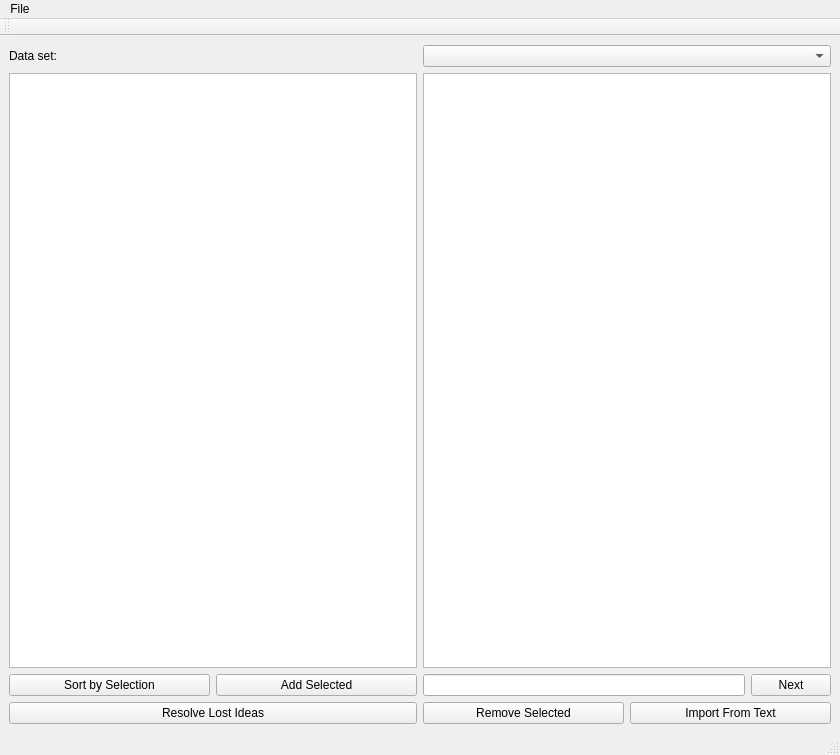
<?xml version="1.0" encoding="UTF-8"?>
<ui version="4.0">
 <class>MainWindow</class>
 <widget class="QMainWindow" name="MainWindow">
  <property name="geometry">
   <rect>
    <x>0</x>
    <y>0</y>
    <width>840</width>
    <height>755</height>
   </rect>
  </property>
  <property name="windowTitle">
   <string>MainWindow</string>
  </property>
  <widget class="QWidget" name="centralwidget">
   <layout class="QVBoxLayout" name="verticalLayout">
    <item>
     <layout class="QVBoxLayout" name="verticalLayout_3">
      <item>
       <layout class="QHBoxLayout" name="horizontalLayout_2" stretch="1,1">
        <property name="sizeConstraint">
         <enum>QLayout::SetDefaultConstraint</enum>
        </property>
        <item>
         <widget class="QLabel" name="label">
          <property name="text">
           <string>Data set:</string>
          </property>
         </widget>
        </item>
        <item>
         <widget class="QComboBox" name="combo_box_data_set"/>
        </item>
       </layout>
      </item>
      <item>
       <layout class="QHBoxLayout" name="horizontalLayout_3">
        <item>
         <layout class="QVBoxLayout" name="verticalLayout_4">
          <item>
           <widget class="QListView" name="list_ideas">
            <property name="selectionMode">
             <enum>QAbstractItemView::ExtendedSelection</enum>
            </property>
           </widget>
          </item>
          <item>
           <layout class="QHBoxLayout" name="horizontalLayout_5">
            <item>
             <widget class="QPushButton" name="button_sort_by_list">
              <property name="text">
               <string>Sort by Selection</string>
              </property>
             </widget>
            </item>
            <item>
             <widget class="QPushButton" name="button_move_down">
              <property name="text">
               <string>Add Selected</string>
              </property>
             </widget>
            </item>
           </layout>
          </item>
          <item>
           <layout class="QHBoxLayout" name="horizontalLayout_8">
            <item>
             <widget class="QPushButton" name="button_resolve_lost">
              <property name="text">
               <string>Resolve Lost Ideas</string>
              </property>
             </widget>
            </item>
           </layout>
          </item>
         </layout>
        </item>
        <item>
         <layout class="QVBoxLayout" name="verticalLayout_5">
          <item>
           <widget class="QTreeView" name="tree_main"/>
          </item>
          <item>
           <layout class="QHBoxLayout" name="horizontalLayout">
            <item>
             <widget class="QLineEdit" name="line_regex"/>
            </item>
            <item>
             <widget class="QPushButton" name="button_next_regex">
              <property name="text">
               <string>Next</string>
              </property>
             </widget>
            </item>
           </layout>
          </item>
          <item>
           <layout class="QHBoxLayout" name="horizontalLayout_7">
            <item>
             <widget class="QPushButton" name="button_move_up">
              <property name="text">
               <string>Remove Selected</string>
              </property>
             </widget>
            </item>
            <item>
             <widget class="QPushButton" name="btn_import">
              <property name="text">
               <string>Import From Text</string>
              </property>
             </widget>
            </item>
           </layout>
          </item>
         </layout>
        </item>
        <item>
         <layout class="QVBoxLayout" name="verticalLayout_6"/>
        </item>
       </layout>
      </item>
     </layout>
    </item>
   </layout>
  </widget>
  <widget class="QMenuBar" name="menubar">
   <property name="geometry">
    <rect>
     <x>0</x>
     <y>0</y>
     <width>840</width>
     <height>23</height>
    </rect>
   </property>
   <widget class="QMenu" name="menuFile">
    <property name="title">
     <string>File</string>
    </property>
    <addaction name="menu_item_save"/>
    <addaction name="menu_item_export"/>
    <addaction name="menu_item_quit"/>
   </widget>
   <addaction name="menuFile"/>
  </widget>
  <widget class="QStatusBar" name="statusbar"/>
  <widget class="QToolBar" name="toolBar">
   <property name="windowTitle">
    <string>toolBar</string>
   </property>
   <attribute name="toolBarArea">
    <enum>TopToolBarArea</enum>
   </attribute>
   <attribute name="toolBarBreak">
    <bool>false</bool>
   </attribute>
  </widget>
  <action name="menu_item_save">
   <property name="text">
    <string>&amp;Save</string>
   </property>
  </action>
  <action name="menu_item_export">
   <property name="text">
    <string>Export Clusters</string>
   </property>
  </action>
  <action name="menu_item_quit">
   <property name="text">
    <string>Quit</string>
   </property>
  </action>
 </widget>
 <resources/>
 <connections/>
</ui>
